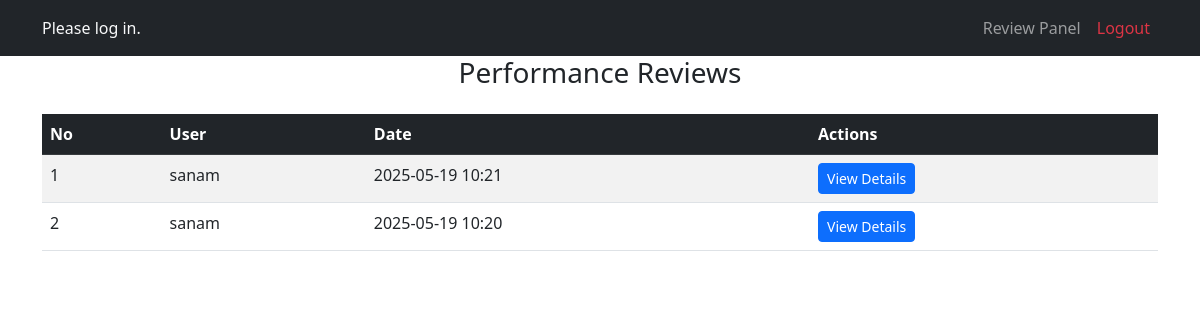
/reviews/1/, run on the app's committed database.
### accounts/models.py (models this page shows, shortened)
class PerformanceReview(models.Model):
    user = models.ForeignKey(
        CustomUser,
        on_delete=models.CASCADE,
        verbose_name=_('Employee')
    )
    date = models.DateTimeField(
        auto_now_add=True,
        verbose_name=_('Review Date')
    )
    productivity_score = models.IntegerField(
        validators=[MinValueValidator(1), MaxValueValidator(5)],
        verbose_name=_('Productivity Score')
    )
    punctuality_score = models.IntegerField(
        validators=[MinValueValidator(1), MaxValueValidator(5)],
        verbose_name=_('Punctuality Score')
    )
    collaboration_score = models.IntegerField(
        validators=[MinValueValidator(1), MaxValueValidator(5)],
        verbose_name=_('Collaboration Score')
    )
    goals = models.TextField(verbose_name=_('Goals'))
    feedback = models.TextField(verbose_name=_('Feedback'))
    reviewer = models.ForeignKey(
        CustomUser,
        on_delete=models.SET_NULL,
        null=True,
        related_name='performance_reviews_given',
        verbose_name=_('Reviewer')
    )
    class Meta:
        verbose_name = _('Performance Review')
        verbose_name_plural = _('Performance Reviews')
        ordering = ['-date']

class CustomUser(AbstractUser):
    user_type = models.CharField(
        max_length=10,
        choices=UserTypes.choices,
        default=UserTypes.EMPLOYEE,
        verbose_name=_('User Type')
    )
    position = models.CharField(
        max_length=100,
        blank=True,
        null=True,
        verbose_name=_('Position')
    )
    profile_picture = models.ImageField(
        upload_to='profile_pictures/',
        null=True,
        blank=True,
        verbose_name=_('Profile Picture')
    )
    phone_number = models.CharField(
        max_length=15,
        blank=True,
        null=True,
        verbose_name=_('Phone Number')
    )
    department = models.CharField(
        max_length=100,
        blank=True,
        null=True,
        verbose_name=_('Department')
    )
    class Meta:
        verbose_name = _('User')
        verbose_name_plural = _('Users')

### accounts/views.py (the view)
# urls.py: path('reviews/<int:user_id>/', views.allReview, name='all_reviews'),
def allReview(request, user_id):
    allReviews = PerformanceReview.objects.filter(user_id=user_id).order_by("-id")
    data={
        'allReviews': allReviews,
    }
    return render(request, "manager/allReview.html", data)

### templates/manager/allReview.html
{% extends "extend/base.html" %}
{% load static %}
{% block content %}
    <div class="container" id="perfom_review">
        <h3 class="text-center mb-4">Performance Reviews</h3>
        <div class="table-responsive">
            <table class="table table-striped table-hover">
                <thead class="table-dark">
                    <tr>
                        <th scope="col">No</th>
                        <th scope="col">User</th>
                        <th scope="col">Date</th>
                        <th scope="col">Actions</th>
                    </tr>
                </thead>
                <tbody>
                    {% for review in allReviews %}
                    <tr>
                        <td>{{ forloop.counter }}</td>
                        <td>{{ review.user.username }}</td>
                        <td>{{ review.date|date:"Y-m-d H:i" }}</td>
                        <td>
                            <a href="{% url 'performance_details' review.id %}">
                            <button class="btn btn-primary btn-sm">View Details</button> </a>
                        </td>
                    </tr>
                    {% endfor %}
                </tbody>
            </table>
        </div>
    </div>
</body>
</html>
{% endblock content %}

### data on the page
PerformanceReview: user.username "sanam", date "2025-05-19 10:21"
PerformanceReview: user.username "sanam", date "2025-05-19 10:20"
